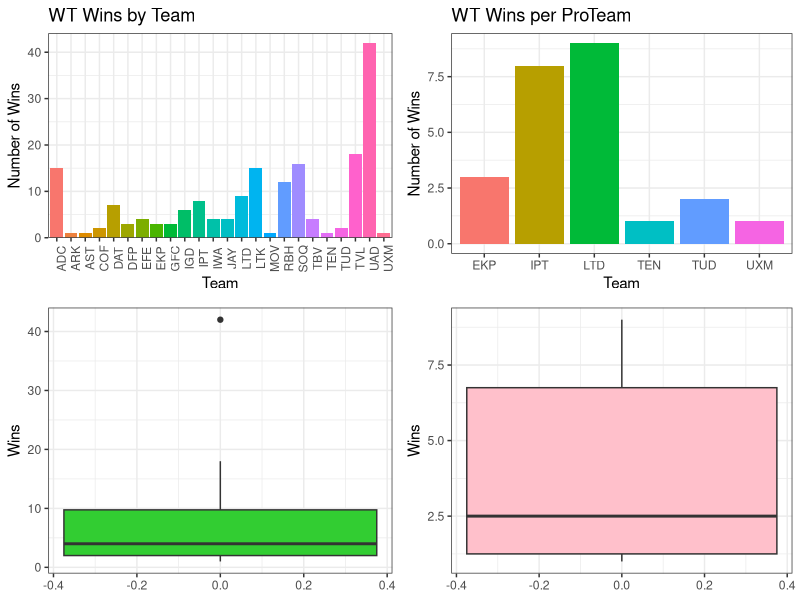

Recreate this plot in R.
# worldtour_2024.R
# Timothy Skolds
# Created 10/17/24
# Analysis of 2024 WorldTour Results

library(tidyverse)
library(gridExtra)

# Import Data
worldtour_2024 <- read_csv(file = "./worldtour_2024.csv") %>%
  filter(!is.na(Winner),
         !is.na(Team)) %>%
  rename("TeamStatus" = "Team Status")

# Test analysis, number of wins per team
wins_per_team <- ggplot(worldtour_2024,
                        aes(x = Team,
                            fill = Team)) +
  geom_bar() +
  theme_bw() +
  labs(x = "Team",
       y = "Number of Wins",
       title = "WT Wins by Team") +
  theme(axis.text.x = element_text(angle = 90)) +
  theme(legend.position = "none") +
  scale_y_continuous(expand = expansion(mult = c(0, 0.05))) # Removes space below zero

# PT WT wins
PT_wins <- worldtour_2024 %>%
  filter(TeamStatus == "PT")

wins_per_PT <- ggplot(PT_wins,
                      aes(x = Team,
                          fill = Team)) +
  geom_bar() +
  theme_bw() +
  labs(x = "Team",
       y = "Number of Wins",
       title = "WT Wins per ProTeam") +
  theme(legend.position = "none")
  scale_y_continuous(expand = expansion(mult = c(0, 0.05)))

# Boxplot
wins_team <- worldtour_2024 %>%
  group_by(Team) %>%
  summarise(Wins = n())

wins_boxplot <- ggplot(wins_team,
                       aes(y = Wins)) +
  geom_boxplot(fill = "limegreen") +
  theme_bw()

wins_PT <- PT_wins %>%
  group_by(Team) %>%
  summarise(Wins = n())

wins_boxplot_PT <- ggplot(wins_PT,
                          aes(y = Wins)) +
  geom_boxplot(fill = "pink") +
  theme_bw()

grid.arrange(wins_per_team,
             wins_per_PT,
             wins_boxplot,
             wins_boxplot_PT,
             ncol = 2)


# Find top riders
top_10_riders <- worldtour_2024 %>%
  group_by(Winner, Team) %>%
  summarize(Wins = n(), .groups = 'drop') %>%
  slice_max(n = 11, order_by = Wins)
print(top_10_riders)








